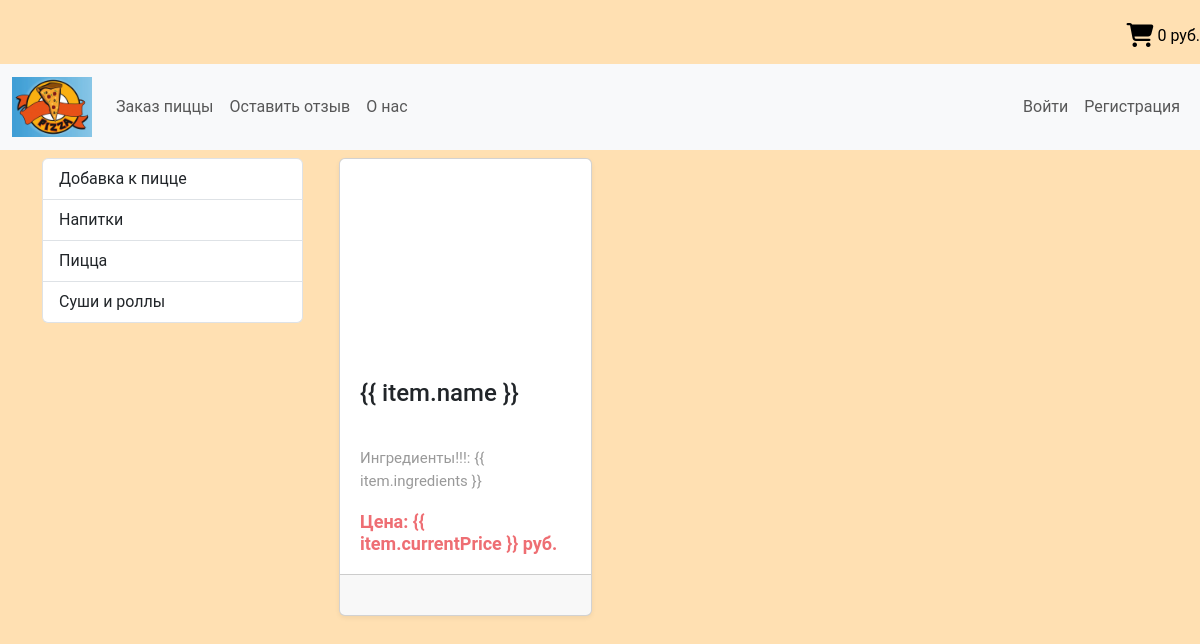
Screenshot of /list_app/ with the database file from the repository.
### pizza_shop/models.py (models this page shows, shortened)
class TypeOfProduct(models.Model):
    nameOfType = models.CharField(max_length=50, db_index=True, verbose_name='Тип продукта')
    slug = models.SlugField(max_length=200, unique=True, db_index=True)
    def get_absolute_url(self):
        return reverse_lazy('type', kwargs={"type_id": self.pk})
    class Meta:
        verbose_name = 'Тип еды'
        verbose_name_plural = 'Типы еды'
        ordering = ['nameOfType']

### pizza_shop/views.py (the view)
# urls.py: path('list_app/', list_app, name='list_app'),
def list_app(request):
    return render(request, 'pizza_shop/list_app.html')

### cart/cart.py (called while the page is built)
    def __len__(self):
        return sum(item['quantity'] for item in self.cart.values())

### cart/context_processors.py (called while the page is built)
def cart(request):
    return {'cart': Cart(request)}

### pizza_shop/templatetags/pizza_tags.py (called while the page is built)
@register.inclusion_tag('pizza_shop/list_typeOfProducts.html')
def show_types_products():
    return {"typeOfProduct": TypeOfProduct.objects.all()}    # "typeOfProduct" - соответствует списку типов(категорий) товаров

### pizza_shop/templates/pizza_shop/list_app.html (shortened to what this page needs)
{% extends 'base.html' %}
{% block sidebar %}
    {% include "inc/_sidebar.html" %}
{% endblock %}
{% block listOfProduct %}
{% verbatim %}
<div class="container" id="list_apps">
    <div class="row">
        <div class="col-lg-4 col-sm-6 mb-2" v-for="item in products" :key="item.id">
            <div class="card">
                <div class="card-img-top product-thumb">
                    <a :href="item.adress"><img :src="item.photo" :alt="item.name"> </a>
                </div>
                <div class="card-body product-details">
                    <h4 class="card-title">{{ item.name }}</h4>
                    <p class="card-text">Ингредиенты!!!: {{ item.ingredients }}</p>
                    <h5 class="card-text card-price">Цена: {{ item.currentPrice }} руб.</h5>
                </div>
                <div class="card-footer text-muted product-bottom">
                </div>
            </div>
        </div>
    </div>
</div>
{% endverbatim %}
{% endblock %}

### pizza_shop/templates/pizza_shop/list_typeOfProducts.html
<div class="list-group">
    {% for item in typeOfProduct %}
        <a href="{{ item.get_absolute_url }}" class="list-group-item list-group-item-action"> {{item.nameOfType}} </a>
    {% endfor %}
</div>

### mypizza/static/css/style.css (style rules this page uses)
html { font-size:16px; }
body { font-family: 'Roboto', sans-serif; background-color: #ffe0b2; font-size:16px; font-weight:400; color:#000; min-weight:320px; }
.card { box-shadow: 0 2px 5px 0 rgba(0,0,0,0.06); transition: all .3s; }
.product-thumb a { display: flex; align-items: center; justify-content: center; height: 200px; padding: 20px; }
.product-details { padding:20px; }
.product-details h4 { font-weight: 500; display: block; height: 60px; overflow: hidden; }
.product-details p { font-size:15px; margin-bottom:20px; color: #999; height: 44px; overflow: hidden; }
.product-details h5 { font-size:18px; color: #ee6e73; font-weight: 600; }
.product-bottom { overflow:hidden; padding: 20px; }
.list-group { margin-bottom:20px; }

### rows the page displays
TypeOfProduct: nameOfType "Добавка к пицце"
TypeOfProduct: nameOfType "Напитки"
TypeOfProduct: nameOfType "Пицца"
TypeOfProduct: nameOfType "Суши и роллы"
